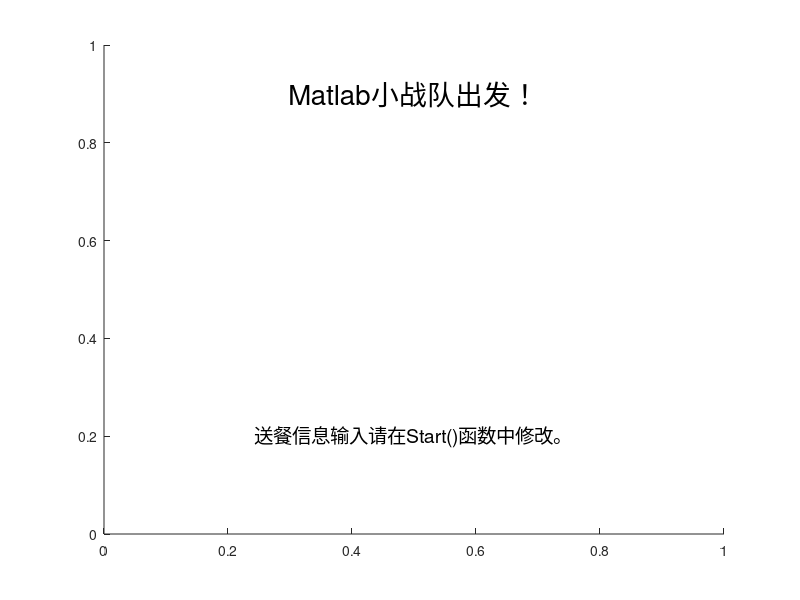

Recreate this plot in MATLAB. (Note: this script raises an error after producing the figure.)
%启动函数
function Start()
    figure('Name', 'Matlab小战队', 'NumberTitle', 'off');
    text(0.5, 0.9, 'Matlab小战队出发！', 'HorizontalAlignment', 'center', 'VerticalAlignment', 'middle', 'FontSize', 20);
    text(0.5, 0.2, '送餐信息输入请在Start()函数中修改。', 'HorizontalAlignment', 'center', 'VerticalAlignment', 'middle', 'FontSize', 14);
    %数据导入
    global Inmeal;
    DateB();

    %送餐输入，每辆送餐小车最多30份，最多5辆小车
    %崇实诚朴园
    Inmeal = struct('C1', 0, 'C2', 0, 'C3',0, 'C4', 0);
    num = sum(struct2array(Inmeal));
    if num == 0
        disp("崇实园和诚朴园没有检测到送餐需求。");
    elseif num <= 150
        MA3();
    else
        disp("每个园区最多送150份，崇实园和诚朴园的车车不够用了，所以一份也没送，罢工！");
    end

    %理科群
    Inmeal = struct('L1', 0, 'L2', 0, 'L3', 0, 'L4', 0);
    num = sum(struct2array(Inmeal));
    if num == 0
        disp("理科群没有检测到送餐需求。");
    elseif num <= 150
        MA4();
    else
        disp("每个园区最多送150份，理科群的车车不够用了，所以一份也没送，罢工！");
    end

    %启智园
    Inmeal = struct('Q1', 20, 'Q2', 15, 'Q3', 35, 'Q4', 5, 'Q5', 16, 'Q6', 21);
    num = sum(struct2array(Inmeal));
    if num == 0
        disp("启智园没有检测到送餐需求。");
    elseif num <= 150
        MA1();
    else
        disp("每个园区最多送150份，启智园的车车不够用了，所以一份也没送，罢工！");
    end
